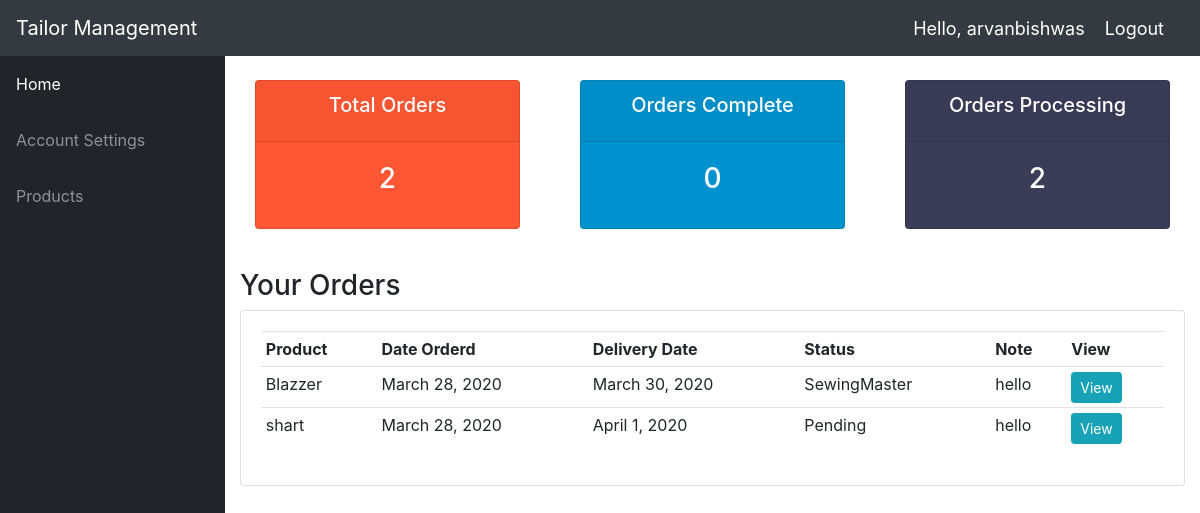
The app's page /user/ (signed in), older data.
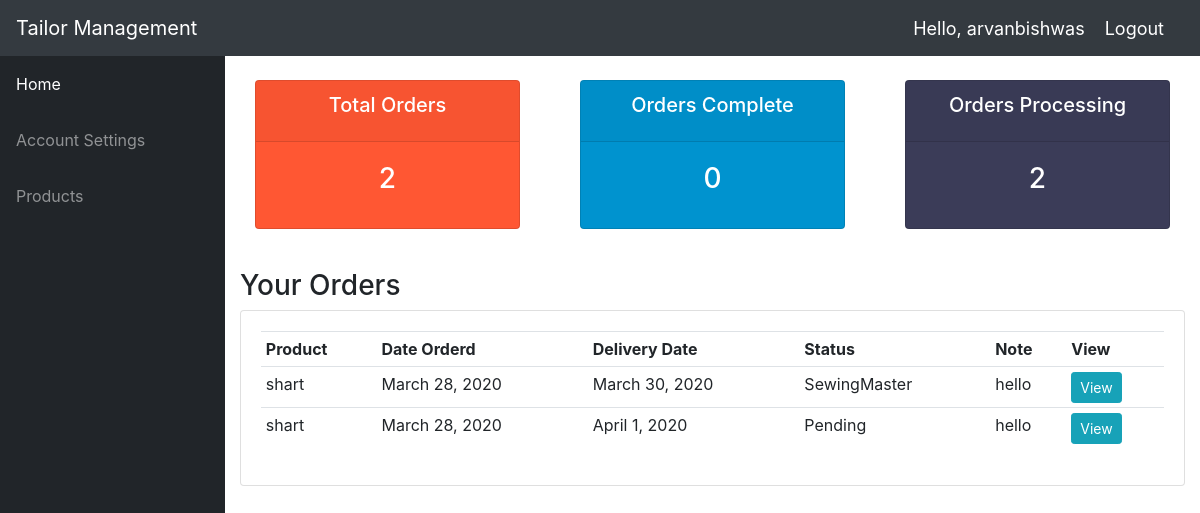
The same page, newer data.
### accounts/models.py (models this page shows)
class Order(models.Model):
    STATUS = (
        ('Pending', 'Pending'),
        ('CuttingMaster', 'CuttingMaster'),
        ('SewingMaster', 'SewingMaster'),
        ('OtherEmploy', 'OtherEmploy'),
        ('Out for delivery', 'Out for delivery'),
        ('Delivered', 'Delivered'),
        ('Complete Order','Complete Order')
    )
    customer = models.ForeignKey(Customer, null=True, on_delete=models.SET_NULL)
    product = models.ForeignKey(Product, null=True, on_delete=models.SET_NULL)
    cuttingmaster = models.ForeignKey(CuttingMaster, null=True, on_delete=models.SET_NULL)
    sewingmaster = models.ForeignKey(SewingMaster, null=True, on_delete=models.SET_NULL)
    subemploy = models.ForeignKey(SubEmploy, null=True, on_delete=models.SET_NULL)
    status = models.CharField(max_length=200, null=True, choices=STATUS, default='Pending')
    note = models.CharField(max_length=1000, null=True, default='hello')
    date_created = models.DateTimeField(auto_now_add=True, null=True)
    delivery_date = models.DateTimeField(auto_now_add=False, auto_now=False, blank=True, null=True)
    def __str__(self):
        return self.product.name

class Product(models.Model):
    CATEGORY = (
        ('Indoor', 'Indoor'),
        ('Out Door', 'Out Door'),
    )
    name = models.CharField(max_length=200, null=True)
    price = models.FloatField(null=True)
    category = models.CharField(max_length=200, null=True, choices=CATEGORY)
    description = models.TextField(max_length=1000, null=True, blank=True)
    date_created = models.DateTimeField(auto_now_add=True, null=True)
    product_pic = models.ImageField(default="profile1.png", null=True, blank=True)
    tags = models.ManyToManyField(Tag)
    def __str__(self):
        return self.name

### accounts/decorators.py (the view)
		def wrapper_func(request, *args, **kwargs):
			group = None
			if request.user.groups.exists():
				group = request.user.groups.all()[0].name
			if group in allowed_roles:
				return view_func(request, *args, **kwargs)
			else:
				return HttpResponse('You are not authorized to view this page')

### accounts/views.py (called while the page is built)
@login_required(login_url='login')
@allowed_users(allowed_roles=['customer'])
def userPage(request):
	orders = request.user.customer.order_set.all()
	total_orders = orders.count()
	complete = orders.filter(status='Complete Order').count()
	pending = orders.filter(status='Pending').count()
	cuttingmaster = orders.filter(status='CuttingMaster').count()
	sewingmaster = orders.filter(status='SewingMaster').count()
	processing = pending + cuttingmaster + sewingmaster
	print('ORDERS:', orders)
	context = {'orders':orders, 'total_orders':total_orders,
	'complete':complete,'processing':processing}
	return render(request, 'accounts/user.html', context)

### accounts/templates/accounts/user.html
{%  extends 'accounts/main.html' %}
{% block content %}
{%  include 'accounts/status.html' %}
<br>
    <h3>Your Orders</h3>
<div class="row">
	<div class="col-md">
		<div class="card card-body">
			<table class="table table-sm">
				<tr>
					<th>Product</th>
					<th>Date Orderd</th>
                    <th>Delivery Date</th>
					<th>Status</th>
                    <th>Note</th>
                    <th>View</th>
				</tr>
				{% for order in orders %}
				<tr>
					<td>{{order.product}}</td>
					<td>{{order.date_created.date}}</td>
                    <td>{{ order.delivery_date.date }}</td>
					<td>{{order.status}}</td>
                    <td>{{ order.note }}</td>
                    <td><a class="btn btn-sm btn-info" href="">View</a></td>
				</tr>
				{% endfor %}
			</table>
		</div>
	</div>
</div>
{% endblock content %}

Row changes from the older to the newer data that the page shows:
changed Order "March 30, 2020": product "Blazzer" → "shart"
